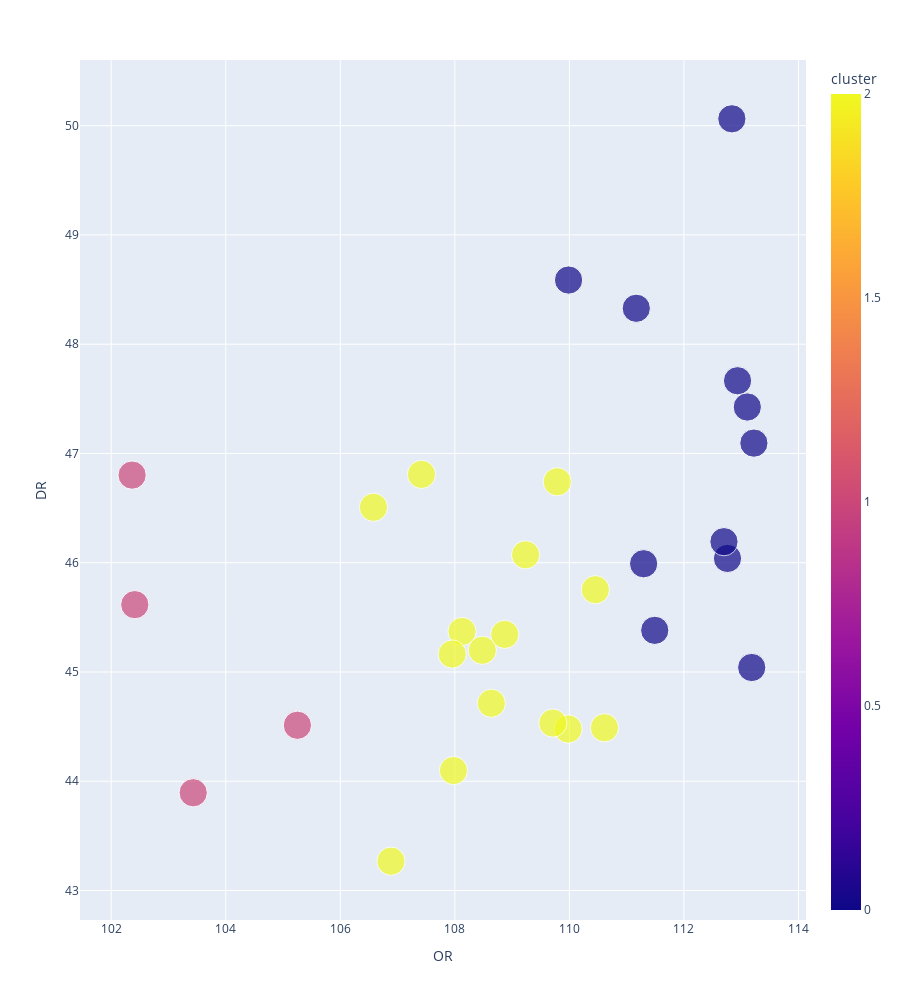

Here is the notebook cell this chart was saved with:
### Code cell
px.scatter(teams_season_rating, x='OR', y='DR', color='cluster', hover_data=[ 'AST', 'DREB', 'STL', 'BLK'], height=1000, size=np.repeat(10, len(teams_season_rating)))

### Figure 1 — Plotly figure (JSON) as saved in the notebook; plotly's stock layout.template omitted (floating-point values rounded to 4 significant figures)
{"data": [{"customdata": [[24.6, 33.94, 7.159, 4.244], [24.83, 35.55, 7.207, 5.829], [25.17, 33.98, 7.073, 4.183], [24.96, 33.24, 8.293, 4], [23.88, 33.66, 7.134, 4.098], [23.39, 33.77, 6.732, 3.963], [27.79, 34.94, 7.22, 3.72], [27.11, 35.73, 8.768, 4.537], [23.56, 32.44, 7.317, 4.659], [24.01, 34.88, 7.415, 4.951], [24, 34.46, 7.634, 5.183], [25.49, 33.88, 7.39, 3.232], [23.9, 36.46, 7.598, 3.976], [25.68, 32.93, 8.793, 5.61], [25.26, 34.1, 7.098, 5.463], [21.87, 34.65, 6.951, 4.866], [23.74, 35.18, 6.768, 4.476], [25.38, 32.57, 7.098, 5.573], [23.72, 33.78, 7.72, 5.305], [27.37, 35.52, 8.561, 4.378], [22.93, 32.45, 8.012, 4.463], [23.7, 33.38, 7.171, 4.5], [27.91, 34.33, 7.634, 4.915], [22.22, 35.21, 7.585, 4.634], [22.06, 31.98, 9, 4.585], [22.39, 35.56, 7.171, 4.902], [25.99, 35.04, 9.756, 6.5], [25.02, 34.12, 6.366, 4.951], [23.46, 32.01, 7.683, 4.793], [28.07, 33.74, 8.622, 4.902]], "hovertemplate": "OR=%{x}<br>DR=%{y}<br>size=%{marker.size}<br>AST=%{customdata[0]}<br>DREB=%{customdata[1]}<br>STL=%{customdata[2]}<br>BLK=%{customdata[3]}<br>cluster=%{marker.color}<extra></extra>", "legendgroup": "", "marker": {"color": [0, 0, 2, 2, 2, 2, 0, 0, 2, 2, 2, 2, 0, 0, 0, 2, 1, 2, 2, 0, 1, 2, 2, 1, 2, 0, 0, 2, 1, 0], "coloraxis": "coloraxis", "size": [10, 10, 10, 10, 10, 10, 10, 10, 10, 10, 10, 10, 10, 10, 10, 10, 10, 10, 10, 10, 10, 10, 10, 10, 10, 10, 10, 10, 10, 10], "sizemode": "area", "sizeref": 0.025, "symbol": "circle"}, "mode": "markers", "name": "", "orientation": "v", "showlegend": false, "type": "scatter", "x": [113.2, 111.2, 108.1, 108.5, 110.6, 108.6, 111.5, 110.0, 106.9, 107.4, 109.2, 110.0, 113.2, 112.8, 111.3, 106.6, 102.4, 109.7, 109.8, 112.9, 105.3, 108.0, 110.5, 102.4, 108.9, 113.1, 112.8, 108.0, 103.4, 112.7], "xaxis": "x", "y": [45.04, 48.33, 45.37, 45.2, 44.49, 44.71, 45.38, 48.59, 43.27, 46.81, 46.07, 44.48, 47.09, 46.04, 45.99, 46.51, 45.62, 44.53, 46.74, 47.67, 44.51, 44.1, 45.75, 46.8, 45.34, 47.43, 50.06, 45.16, 43.89, 46.19], "yaxis": "y"}], "layout": {"coloraxis": {"colorbar": {"title": {"text": "cluster"}}, "colorscale": [[0, "#0d0887"], [0.1111, "#46039f"], [0.2222, "#7201a8"], [0.3333, "#9c179e"], [0.4444, "#bd3786"], [0.5556, "#d8576b"], [0.6667, "#ed7953"], [0.7778, "#fb9f3a"], [0.8889, "#fdca26"], [1, "#f0f921"]]}, "height": 1000, "legend": {"itemsizing": "constant", "tracegroupgap": 0}, "margin": {"t": 60}, "xaxis": {"anchor": "y", "domain": [0, 1], "title": {"text": "OR"}}, "yaxis": {"anchor": "x", "domain": [0, 1], "title": {"text": "DR"}}}}
